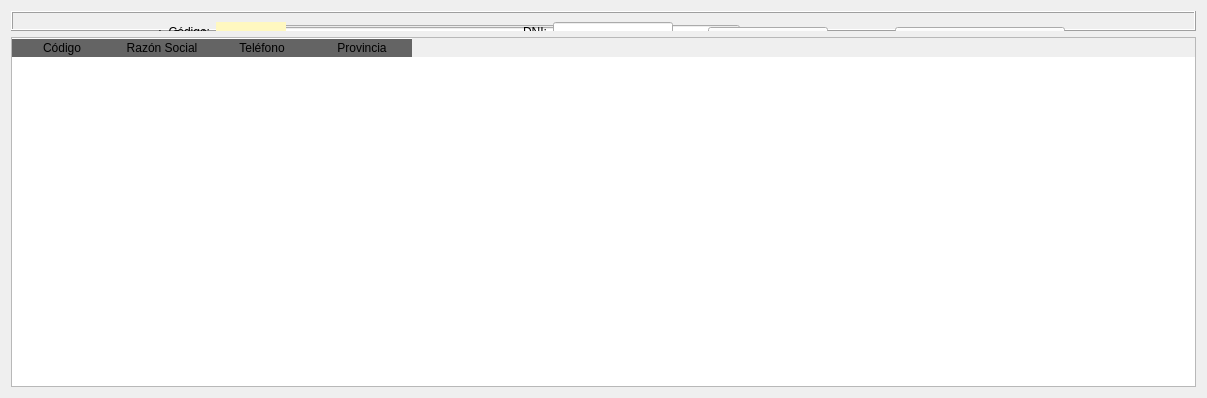
      <widget class="QWidget" name="panelClientes">
       <property name="sizePolicy">
        <sizepolicy hsizetype="Expanding" vsizetype="Expanding">
         <horstretch>1</horstretch>
         <verstretch>1</verstretch>
        </sizepolicy>
       </property>
       <property name="autoFillBackground">
        <bool>true</bool>
       </property>
       <attribute name="title">
        <string>Clientes</string>
       </attribute>
       <layout class="QGridLayout" name="gridLayout_14">
        <item row="0" column="0">
         <widget class="QFrame" name="frngestdrive_2">
          <property name="sizePolicy">
           <sizepolicy hsizetype="Fixed" vsizetype="Ignored">
            <horstretch>1</horstretch>
            <verstretch>2</verstretch>
           </sizepolicy>
          </property>
          <property name="minimumSize">
           <size>
            <width>400</width>
            <height>20</height>
           </size>
          </property>
          <property name="maximumSize">
           <size>
            <width>2048</width>
            <height>300</height>
           </size>
          </property>
          <property name="layoutDirection">
           <enum>Qt::LeftToRight</enum>
          </property>
          <property name="styleSheet">
           <string notr="true">border-color: rgb(255, 253, 225);</string>
          </property>
          <property name="frameShape">
           <enum>QFrame::Box</enum>
          </property>
          <property name="frameShadow">
           <enum>QFrame::Raised</enum>
          </property>
          <layout class="QGridLayout" name="gridLayout_11">
           <item row="2" column="1">
            <layout class="QHBoxLayout" name="horizontalLayout_3">
             <property name="spacing">
              <number>1</number>
             </property>
             <property name="sizeConstraint">
              <enum>QLayout::SetDefaultConstraint</enum>
             </property>
             <item>
              <spacer name="horizontalSpacer_15">
               <property name="orientation">
                <enum>Qt::Horizontal</enum>
               </property>
               <property name="sizeHint" stdset="0">
                <size>
                 <width>40</width>
                 <height>20</height>
                </size>
               </property>
              </spacer>
             </item>
             <item>
              <widget class="QPushButton" name="btnAltaDriver_2">
               <property name="minimumSize">
                <size>
                 <width>75</width>
                 <height>20</height>
                </size>
               </property>
               <property name="maximumSize">
                <size>
                 <width>80</width>
                 <height>16777215</height>
                </size>
               </property>
               <property name="text">
                <string>Alta</string>
               </property>
              </widget>
             </item>
             <item>
              <spacer name="horizontalSpacer_16">
               <property name="orientation">
                <enum>Qt::Horizontal</enum>
               </property>
               <property name="sizeType">
                <enum>QSizePolicy::Fixed</enum>
               </property>
               <property name="sizeHint" stdset="0">
                <size>
                 <width>30</width>
                 <height>20</height>
                </size>
               </property>
              </spacer>
             </item>
             <item>
              <widget class="QPushButton" name="btnModifDriver_2">
               <property name="minimumSize">
                <size>
                 <width>75</width>
                 <height>20</height>
                </size>
               </property>
               <property name="maximumSize">
                <size>
                 <width>80</width>
                 <height>16777215</height>
                </size>
               </property>
               <property name="text">
                <string>Modificar</string>
               </property>
              </widget>
             </item>
             <item>
              <spacer name="horizontalSpacer_17">
               <property name="orientation">
                <enum>Qt::Horizontal</enum>
               </property>
               <property name="sizeType">
                <enum>QSizePolicy::Fixed</enum>
               </property>
               <property name="sizeHint" stdset="0">
                <size>
                 <width>30</width>
                 <height>20</height>
                </size>
               </property>
              </spacer>
             </item>
             <item>
              <widget class="QPushButton" name="btnBajaDriver_2">
               <property name="minimumSize">
                <size>
                 <width>75</width>
                 <height>20</height>
                </size>
               </property>
               <property name="maximumSize">
                <size>
                 <width>80</width>
                 <height>16777215</height>
                </size>
               </property>
               <property name="text">
                <string>Baja</string>
               </property>
              </widget>
             </item>
             <item>
              <spacer name="horizontalSpacer_18">
               <property name="orientation">
                <enum>Qt::Horizontal</enum>
               </property>
               <property name="sizeHint" stdset="0">
                <size>
                 <width>40</width>
                 <height>20</height>
                </size>
               </property>
              </spacer>
             </item>
            </layout>
           </item>
           <item row="0" column="1">
            <layout class="QGridLayout" name="gridLayout_12">
             <property name="sizeConstraint">
              <enum>QLayout::SetMinimumSize</enum>
             </property>
             <item row="6" column="0">
              <spacer name="verticalSpacer_5">
               <property name="orientation">
                <enum>Qt::Vertical</enum>
               </property>
               <property name="sizeType">
                <enum>QSizePolicy::Fixed</enum>
               </property>
               <property name="sizeHint" stdset="0">
                <size>
                 <width>20</width>
                 <height>10</height>
                </size>
               </property>
              </spacer>
             </item>
             <item row="2" column="0" colspan="3">
              <layout class="QGridLayout" name="gridLayout_13">
               <property name="sizeConstraint">
                <enum>QLayout::SetMaximumSize</enum>
               </property>
               <item row="0" column="0">
                <widget class="QLabel" name="lblRazonSocial">
                 <property name="minimumSize">
                  <size>
                   <width>70</width>
                   <height>20</height>
                  </size>
                 </property>
                 <property name="maximumSize">
                  <size>
                   <width>70</width>
                   <height>20</height>
                  </size>
                 </property>
                 <property name="text">
                  <string>Razón Social: </string>
                 </property>
                 <property name="alignment">
                  <set>Qt::AlignRight|Qt::AlignTrailing|Qt::AlignVCenter</set>
                 </property>
                </widget>
               </item>
               <item row="0" column="1">
                <widget class="QLineEdit" name="txtRazonSocial">
                 <property name="minimumSize">
                  <size>
                   <width>350</width>
                   <height>20</height>
                  </size>
                 </property>
                 <property name="cursorPosition">
                  <number>0</number>
                 </property>
                </widget>
               </item>
               <item row="0" column="3">
                <widget class="QLabel" name="lblMovil_2">
                 <property name="minimumSize">
                  <size>
                   <width>45</width>
                   <height>0</height>
                  </size>
                 </property>
                 <property name="maximumSize">
                  <size>
                   <width>50</width>
                   <height>20</height>
                  </size>
                 </property>
                 <property name="text">
                  <string>Teléfono: </string>
                 </property>
                 <property name="alignment">
                  <set>Qt::AlignCenter</set>
                 </property>
                </widget>
               </item>
               <item row="0" column="4">
                <widget class="QLineEdit" name="txtMovil_2">
                 <property name="minimumSize">
                  <size>
                   <width>90</width>
                   <height>20</height>
                  </size>
                 </property>
                 <property name="maximumSize">
                  <size>
                   <width>80</width>
                   <height>20</height>
                  </size>
                 </property>
                 <property name="alignment">
                  <set>Qt::AlignCenter</set>
                 </property>
                </widget>
               </item>
               <item row="0" column="2">
                <spacer name="horizontalSpacer_19">
                 <property name="orientation">
                  <enum>Qt::Horizontal</enum>
                 </property>
                 <property name="sizeType">
                  <enum>QSizePolicy::Fixed</enum>
                 </property>
                 <property name="sizeHint" stdset="0">
                  <size>
                   <width>20</width>
                   <height>20</height>
                  </size>
                 </property>
                </spacer>
               </item>
               <item row="0" column="5">
                <spacer name="horizontalSpacer_24">
                 <property name="orientation">
                  <enum>Qt::Horizontal</enum>
                 </property>
                 <property name="sizeHint" stdset="0">
                  <size>
                   <width>40</width>
                   <height>20</height>
                  </size>
                 </property>
                </spacer>
               </item>
              </layout>
             </item>
             <item row="4" column="0" colspan="3">
              <layout class="QGridLayout" name="gridLayout_16">
               <item row="0" column="6">
                <widget class="QComboBox" name="cmbMuni_2">
                 <property name="minimumSize">
                  <size>
                   <width>170</width>
                   <height>20</height>
                  </size>
                 </property>
                 <property name="maximumSize">
                  <size>
                   <width>240</width>
                   <height>20</height>
                  </size>
                 </property>
                </widget>
               </item>
               <item row="0" column="5">
                <widget class="QLabel" name="lblLocalidad_2">
                 <property name="maximumSize">
                  <size>
                   <width>70</width>
                   <height>20</height>
                  </size>
                 </property>
                 <property name="text">
                  <string>Localidad:</string>
                 </property>
                 <property name="alignment">
                  <set>Qt::AlignRight|Qt::AlignTrailing|Qt::AlignVCenter</set>
                 </property>
                </widget>
               </item>
               <item row="0" column="2">
                <spacer name="horizontalSpacer_22">
                 <property name="orientation">
                  <enum>Qt::Horizontal</enum>
                 </property>
                 <property name="sizeHint" stdset="0">
                  <size>
                   <width>40</width>
                   <height>20</height>
                  </size>
                 </property>
                </spacer>
               </item>
               <item row="0" column="0">
                <widget class="QLabel" name="lblDirdriver_2">
                 <property name="minimumSize">
                  <size>
                   <width>70</width>
                   <height>0</height>
                  </size>
                 </property>
                 <property name="maximumSize">
                  <size>
                   <width>90</width>
                   <height>20</height>
                  </size>
                 </property>
                 <property name="text">
                  <string>Dirección:</string>
                 </property>
                 <property name="alignment">
                  <set>Qt::AlignRight|Qt::AlignTrailing|Qt::AlignVCenter</set>
                 </property>
                </widget>
               </item>
               <item row="0" column="1">
                <widget class="QLineEdit" name="txtDirdriver_2">
                 <property name="sizePolicy">
                  <sizepolicy hsizetype="Fixed" vsizetype="Fixed">
                   <horstretch>0</horstretch>
                   <verstretch>0</verstretch>
                  </sizepolicy>
                 </property>
                 <property name="minimumSize">
                  <size>
                   <width>385</width>
                   <height>20</height>
                  </size>
                 </property>
                </widget>
               </item>
               <item row="0" column="3">
                <widget class="QLabel" name="lblPRov_2">
                 <property name="maximumSize">
                  <size>
                   <width>70</width>
                   <height>20</height>
                  </size>
                 </property>
                 <property name="text">
                  <string>Provincia:</string>
                 </property>
                 <property name="alignment">
                  <set>Qt::AlignRight|Qt::AlignTrailing|Qt::AlignVCenter</set>
                 </property>
                </widget>
               </item>
               <item row="0" column="4">
                <widget class="QComboBox" name="cmbProv_2">
                 <property name="minimumSize">
                  <size>
                   <width>120</width>
                   <height>20</height>
                  </size>
                 </property>
                 <property name="maximumSize">
                  <size>
                   <width>150</width>
                   <height>20</height>
                  </size>
                 </property>
                </widget>
               </item>
              </layout>
             </item>
             <item row="0" column="0" colspan="2">
              <layout class="QGridLayout" name="gridLayout_17">
               <item row="0" column="4">
                <widget class="QLabel" name="lblDni_2">
                 <property name="minimumSize">
                  <size>
                   <width>30</width>
                   <height>20</height>
                  </size>
                 </property>
                 <property name="maximumSize">
                  <size>
                   <width>30</width>
                   <height>20</height>
                  </size>
                 </property>
                 <property name="text">
                  <string>DNI:</string>
                 </property>
                 <property name="alignment">
                  <set>Qt::AlignRight|Qt::AlignTrailing|Qt::AlignVCenter</set>
                 </property>
                </widget>
               </item>
               <item row="0" column="2">
                <widget class="QLabel" name="lblcodbd_2">
                 <property name="minimumSize">
                  <size>
                   <width>70</width>
                   <height>20</height>
                  </size>
                 </property>
                 <property name="maximumSize">
                  <size>
                   <width>70</width>
                   <height>20</height>
                  </size>
                 </property>
                 <property name="styleSheet">
                  <string notr="true">background-color: rgb(255, 248, 192);</string>
                 </property>
                 <property name="text">
                  <string/>
                 </property>
                 <property name="alignment">
                  <set>Qt::AlignCenter</set>
                 </property>
                </widget>
               </item>
               <item row="0" column="0">
                <spacer name="horizontalSpacer_23">
                 <property name="orientation">
                  <enum>Qt::Horizontal</enum>
                 </property>
                 <property name="sizeType">
                  <enum>QSizePolicy::Fixed</enum>
                 </property>
                 <property name="sizeHint" stdset="0">
                  <size>
                   <width>18</width>
                   <height>20</height>
                  </size>
                 </property>
                </spacer>
               </item>
               <item row="0" column="1">
                <widget class="QLabel" name="lblCod_2">
                 <property name="minimumSize">
                  <size>
                   <width>50</width>
                   <height>20</height>
                  </size>
                 </property>
                 <property name="maximumSize">
                  <size>
                   <width>40</width>
                   <height>16777215</height>
                  </size>
                 </property>
                 <property name="text">
                  <string>Código:</string>
                 </property>
                 <property name="alignment">
                  <set>Qt::AlignRight|Qt::AlignTrailing|Qt::AlignVCenter</set>
                 </property>
                </widget>
               </item>
               <item row="0" column="6">
                <widget class="QLabel" name="lblValidardni_2">
                 <property name="minimumSize">
                  <size>
                   <width>40</width>
                   <height>30</height>
                  </size>
                 </property>
                 <property name="maximumSize">
                  <size>
                   <width>50</width>
                   <height>30</height>
                  </size>
                 </property>
                 <property name="font">
                  <font>
                   <family>Segoe Print</family>
                   <pointsize>14</pointsize>
                  </font>
                 </property>
                 <property name="text">
                  <string/>
                 </property>
                 <property name="alignment">
                  <set>Qt::AlignLeading|Qt::AlignLeft|Qt::AlignVCenter</set>
                 </property>
                </widget>
               </item>
               <item row="0" column="5">
                <widget class="QLineEdit" name="txtDni_2">
                 <property name="minimumSize">
                  <size>
                   <width>120</width>
                   <height>20</height>
                  </size>
                 </property>
                 <property name="maximumSize">
                  <size>
                   <width>120</width>
                   <height>20</height>
                  </size>
                 </property>
                 <property name="whatsThis">
                  <string>&lt;html&gt;&lt;head/&gt;&lt;body&gt;&lt;p&gt;&lt;span style=&quot; font-weight:400;&quot;&gt;Introducir DNI&lt;/span&gt;&lt;/p&gt;&lt;/body&gt;&lt;/html&gt;</string>
                 </property>
                 <property name="alignment">
                  <set>Qt::AlignCenter</set>
                 </property>
                </widget>
               </item>
               <item row="0" column="7">
                <widget class="QPushButton" name="btnBuscadri_2">
                 <property name="maximumSize">
                  <size>
                   <width>30</width>
                   <height>30</height>
                  </size>
                 </property>
                 <property name="text">
                  <string/>
                 </property>
                 <property name="icon">
                  <iconset>
                   <normaloff>../img/lupa.png</normaloff>../img/lupa.png</iconset>
                 </property>
                 <property name="iconSize">
                  <size>
                   <width>24</width>
                   <height>24</height>
                  </size>
                 </property>
                 <property name="flat">
                  <bool>true</bool>
                 </property>
                </widget>
               </item>
               <item row="0" column="3">
                <spacer name="horizontalSpacer_21">
                 <property name="orientation">
                  <enum>Qt::Horizontal</enum>
                 </property>
                 <property name="sizeHint" stdset="0">
                  <size>
                   <width>40</width>
                   <height>20</height>
                  </size>
                 </property>
                </spacer>
               </item>
              </layout>
             </item>
             <item row="1" column="0">
              <spacer name="verticalSpacer_8">
               <property name="orientation">
                <enum>Qt::Vertical</enum>
               </property>
               <property name="sizeType">
                <enum>QSizePolicy::Fixed</enum>
               </property>
               <property name="sizeHint" stdset="0">
                <size>
                 <width>20</width>
                 <height>15</height>
                </size>
               </property>
              </spacer>
             </item>
             <item row="3" column="0">
              <spacer name="verticalSpacer_7">
               <property name="orientation">
                <enum>Qt::Vertical</enum>
               </property>
               <property name="sizeType">
                <enum>QSizePolicy::Fixed</enum>
               </property>
               <property name="sizeHint" stdset="0">
                <size>
                 <width>13</width>
                 <height>13</height>
                </size>
               </property>
              </spacer>
             </item>
            </layout>
           </item>
           <item row="0" column="0">
            <spacer name="horizontalSpacer_25">
             <property name="orientation">
              <enum>Qt::Horizontal</enum>
             </property>
             <property name="sizeHint" stdset="0">
              <size>
               <width>120</width>
               <height>20</height>
              </size>
             </property>
            </spacer>
           </item>
           <item row="0" column="2">
            <spacer name="horizontalSpacer_26">
             <property name="orientation">
              <enum>Qt::Horizontal</enum>
             </property>
             <property name="sizeHint" stdset="0">
              <size>
               <width>120</width>
               <height>20</height>
              </size>
             </property>
            </spacer>
           </item>
           <item row="1" column="1">
            <layout class="QGridLayout" name="gridLayout_18">
             <item row="0" column="0">
              <widget class="QLabel" name="lblEstado_2">
               <property name="minimumSize">
                <size>
                 <width>80</width>
                 <height>0</height>
                </size>
               </property>
               <property name="maximumSize">
                <size>
                 <width>100</width>
                 <height>20</height>
                </size>
               </property>
               <property name="text">
                <string>Histórico:</string>
               </property>
               <property name="alignment">
                <set>Qt::AlignRight|Qt::AlignTrailing|Qt::AlignVCenter</set>
               </property>
              </widget>
             </item>
             <item row="0" column="1">
              <widget class="QRadioButton" name="rbtTodos_2">
               <property name="minimumSize">
                <size>
                 <width>60</width>
                 <height>0</height>
                </size>
               </property>
               <property name="maximumSize">
                <size>
                 <width>60</width>
                 <height>16777215</height>
                </size>
               </property>
               <property name="text">
                <string>Todos</string>
               </property>
               <property name="checked">
                <bool>true</bool>
               </property>
              </widget>
             </item>
             <item row="0" column="3">
              <widget class="QRadioButton" name="rbtBaja_2">
               <property name="minimumSize">
                <size>
                 <width>60</width>
                 <height>0</height>
                </size>
               </property>
               <property name="maximumSize">
                <size>
                 <width>60</width>
                 <height>16777215</height>
                </size>
               </property>
               <property name="text">
                <string>Baja</string>
               </property>
              </widget>
             </item>
             <item row="0" column="2">
              <widget class="QRadioButton" name="rbtAlta_2">
               <property name="minimumSize">
                <size>
                 <width>60</width>
                 <height>0</height>
                </size>
               </property>
               <property name="maximumSize">
                <size>
                 <width>60</width>
                 <height>16777215</height>
                </size>
               </property>
               <property name="text">
                <string>Alta</string>
               </property>
               <property name="checked">
                <bool>false</bool>
               </property>
              </widget>
             </item>
            </layout>
           </item>
          </layout>
         </widget>
        </item>
        <item row="1" column="0">
         <widget class="QTableWidget" name="tabDrivers_2">
          <property name="enabled">
           <bool>true</bool>
          </property>
          <property name="sizePolicy">
           <sizepolicy hsizetype="Expanding" vsizetype="Expanding">
            <horstretch>2</horstretch>
            <verstretch>2</verstretch>
           </sizepolicy>
          </property>
          <property name="minimumSize">
           <size>
            <width>400</width>
            <height>350</height>
           </size>
          </property>
          <property name="maximumSize">
           <size>
            <width>16777215</width>
            <height>16777215</height>
           </size>
          </property>
          <property name="styleSheet">
           <string notr="true">QHeaderView::section:horizontal
{
border-top: 1px solid #ffffff;
color: 'white';
font: 11pt &quot;Arial&quot;;
background-color:rgb(100,100,100);
}
</string>
          </property>
          <property name="editTriggers">
           <set>QAbstractItemView::NoEditTriggers</set>
          </property>
          <property name="alternatingRowColors">
           <bool>true</bool>
          </property>
          <property name="selectionMode">
           <enum>QAbstractItemView::ExtendedSelection</enum>
          </property>
          <property name="selectionBehavior">
           <enum>QAbstractItemView::SelectRows</enum>
          </property>
          <attribute name="verticalHeaderVisible">
           <bool>false</bool>
          </attribute>
          <column>
           <property name="text">
            <string>Código</string>
           </property>
          </column>
          <column>
           <property name="text">
            <string>Razón Social</string>
           </property>
          </column>
          <column>
           <property name="text">
            <string>Teléfono</string>
           </property>
          </column>
          <column>
           <property name="text">
            <string>Provincia</string>
           </property>
          </column>
         </widget>
        </item>
       </layout>
      </widget>
